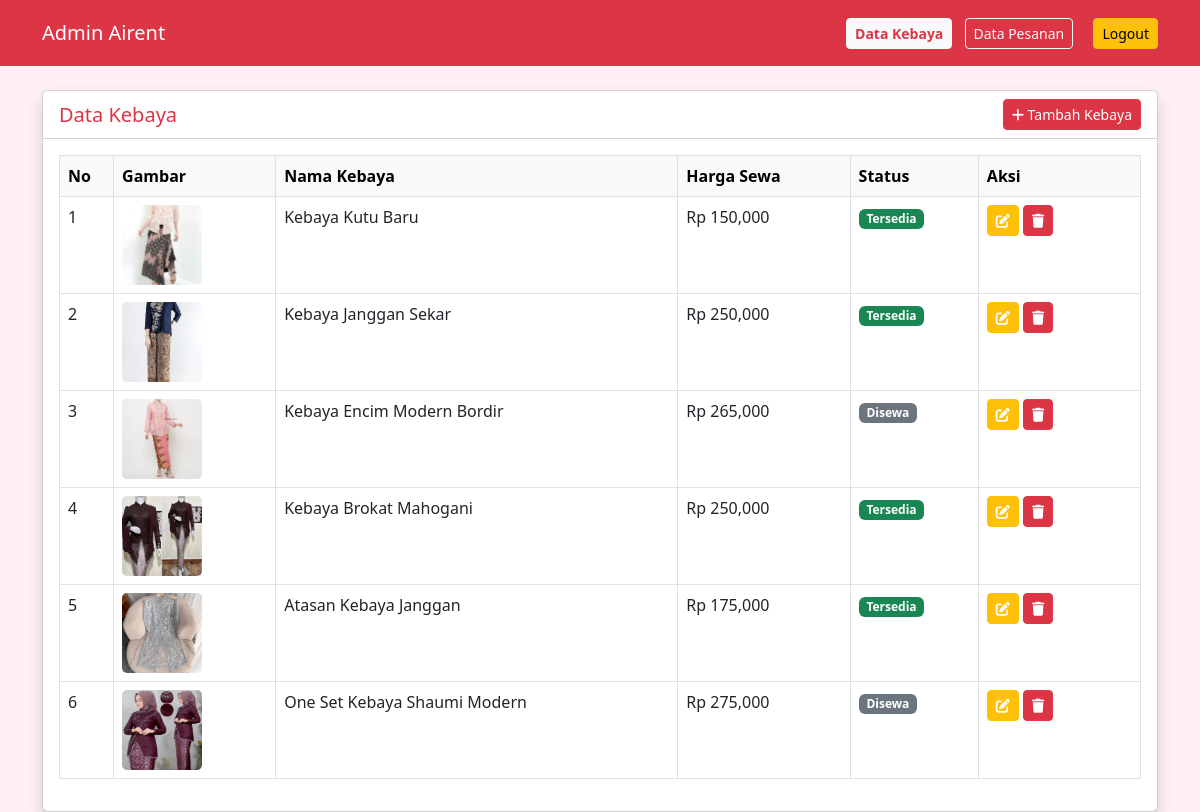
The page /admin.php (signed in) on the database its author committed.
### tables this page shows
CREATE TABLE `kebaya` (
  `id` int(11) NOT NULL,
  `nama_kebaya` varchar(100) NOT NULL,
  `deskripsi` text NOT NULL,
  `harga_sewa` int(11) NOT NULL,
  `gambar` varchar(100) NOT NULL,
  `status` enum('Tersedia','Disewa') DEFAULT 'Tersedia'
);

### admin.php (the view, shortened to what this page needs)
<?php
include 'koneksi.php';
?>
<!DOCTYPE html>
<html lang="id">
<head>
    <link href="https://cdn.jsdelivr.net/npm/bootstrap@5.3.0/dist/css/bootstrap.min.css" rel="stylesheet">
    <link rel="stylesheet" href="https://cdnjs.cloudflare.com/ajax/libs/font-awesome/6.0.0/css/all.min.css">
</head>
<body style="background-color: #fff0f5;">
    <nav class="navbar navbar-dark bg-danger p-3">
        <div class="container">
            <span class="navbar-brand mb-0 h1">Admin Airent</span>
            <div>
                <a href="admin.php" class="btn btn-sm btn-light text-danger fw-bold me-2">Data Kebaya</a>
                <a href="data_sewa.php" class="btn btn-sm btn-outline-light">Data Pesanan</a>
                <a href="logout.php" class="btn btn-sm btn-warning ms-3">Logout</a>
            </div>
        </div>
    </nav>
    <div class="container mt-4">
        <div class="card shadow">
            <div class="card-header bg-white d-flex justify-content-between align-items-center">
                <h5 class="mb-0 text-danger">Data Kebaya</h5>
                <a href="tambah.php" class="btn btn-danger btn-sm"><i class="fas fa-plus"></i> Tambah Kebaya</a>
            </div>
            <div class="card-body">
                <table class="table table-bordered table-hover">
                    <thead class="table-light">
                        <tr>
                            <th width="5%">No</th>
                            <th width="15%">Gambar</th>
                            <th>Nama Kebaya</th>
                            <th>Harga Sewa</th>
                            <th>Status</th>
                            <th width="15%">Aksi</th>
                        </tr>
                    </thead>
                    <tbody>
                        <?php
                        $no = 1;
                        $data = mysqli_query($koneksi,"SELECT * FROM kebaya");
                        while($d = mysqli_fetch_array($data)){
                        ?>
                        <tr>
                            <td><?php echo $no++; ?></td>
                            <td>
                                <img src="img/<?php echo $d['gambar']; ?>" width="80" height="80" style="object-fit:cover; border-radius:5px;">
                            </td>
                            <td><?php echo $d['nama_kebaya']; ?></td>
                            <td>Rp <?php echo number_format($d['harga_sewa']); ?></td>
                            <td>
                                <?php if($d['status'] == 'Tersedia'): ?>
                                    <span class="badge bg-success">Tersedia</span>
                                <?php else: ?>
                                    <span class="badge bg-secondary">Disewa</span>
                                <?php endif; ?>
                            </td>
                            <td>
                                <a href="edit.php?id=<?php echo $d['id']; ?>" class="btn btn-sm btn-warning text-white"><i class="fas fa-edit"></i></a>
                                <a href="hapus.php?id=<?php echo $d['id']; ?>" class="btn btn-sm btn-danger" onclick="return confirm('Yakin hapus data ini?')"><i class="fas fa-trash"></i></a>
                            </td>
                        </tr>
                        <?php } ?>
                    </tbody>
                </table>
            </div>
        </div>
    </div>
</body>
</html>

### rows shown on the page
kebaya: gambar (picture), nama_kebaya "Kebaya Kutu Baru", harga_sewa "150,000", status "Tersedia"
kebaya: gambar (picture), nama_kebaya "Kebaya Janggan Sekar", harga_sewa "250,000", status "Tersedia"
kebaya: gambar (picture), nama_kebaya "Kebaya Encim Modern Bordir", harga_sewa "265,000", status "Disewa"
kebaya: gambar (picture), nama_kebaya "Kebaya Brokat Mahogani", harga_sewa "250,000", status "Tersedia"
kebaya: gambar (picture), nama_kebaya "Atasan Kebaya Janggan", harga_sewa "175,000", status "Tersedia"
kebaya: gambar (picture), nama_kebaya "One Set Kebaya Shaumi Modern", harga_sewa "275,000", status "Disewa"
